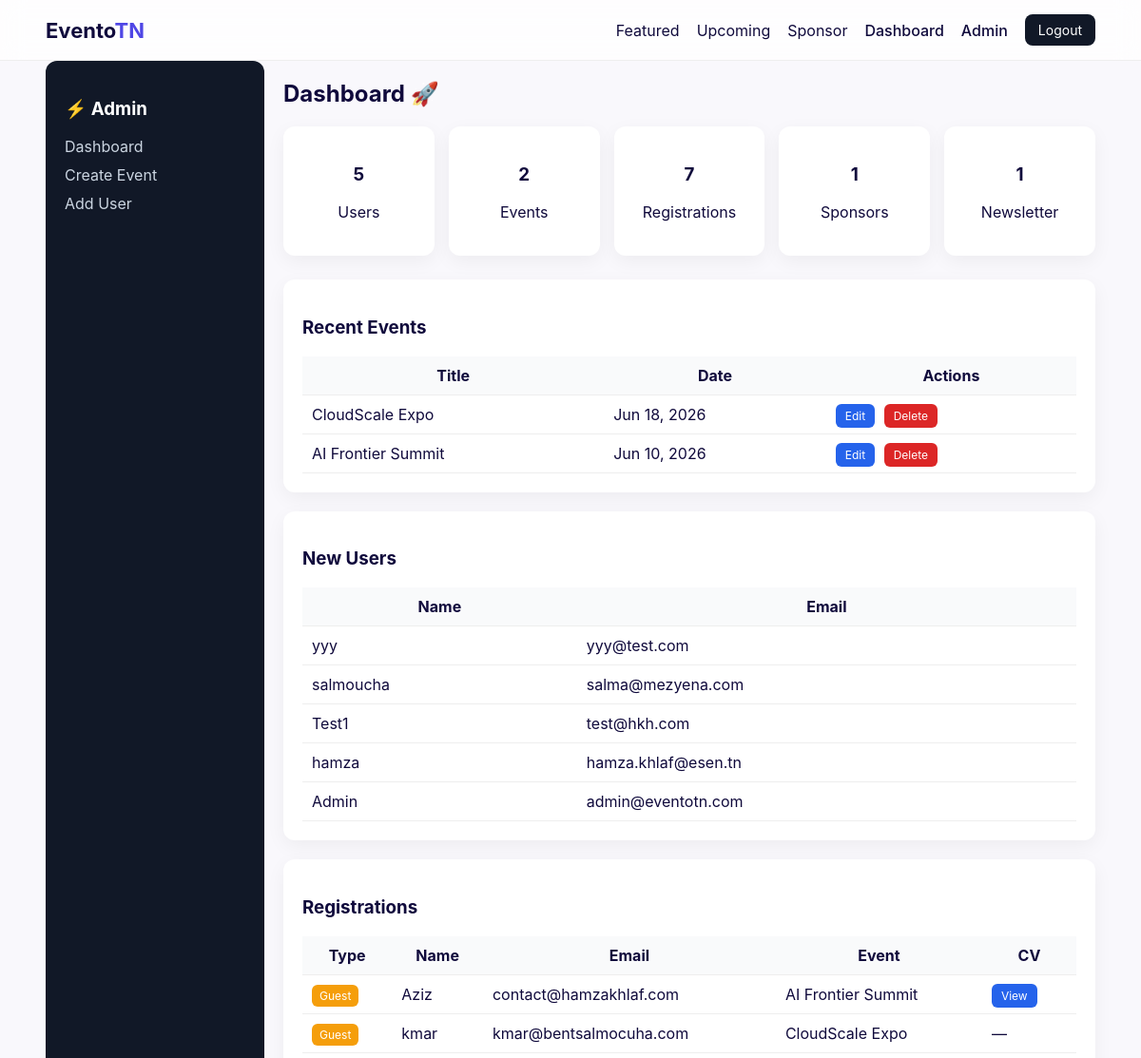
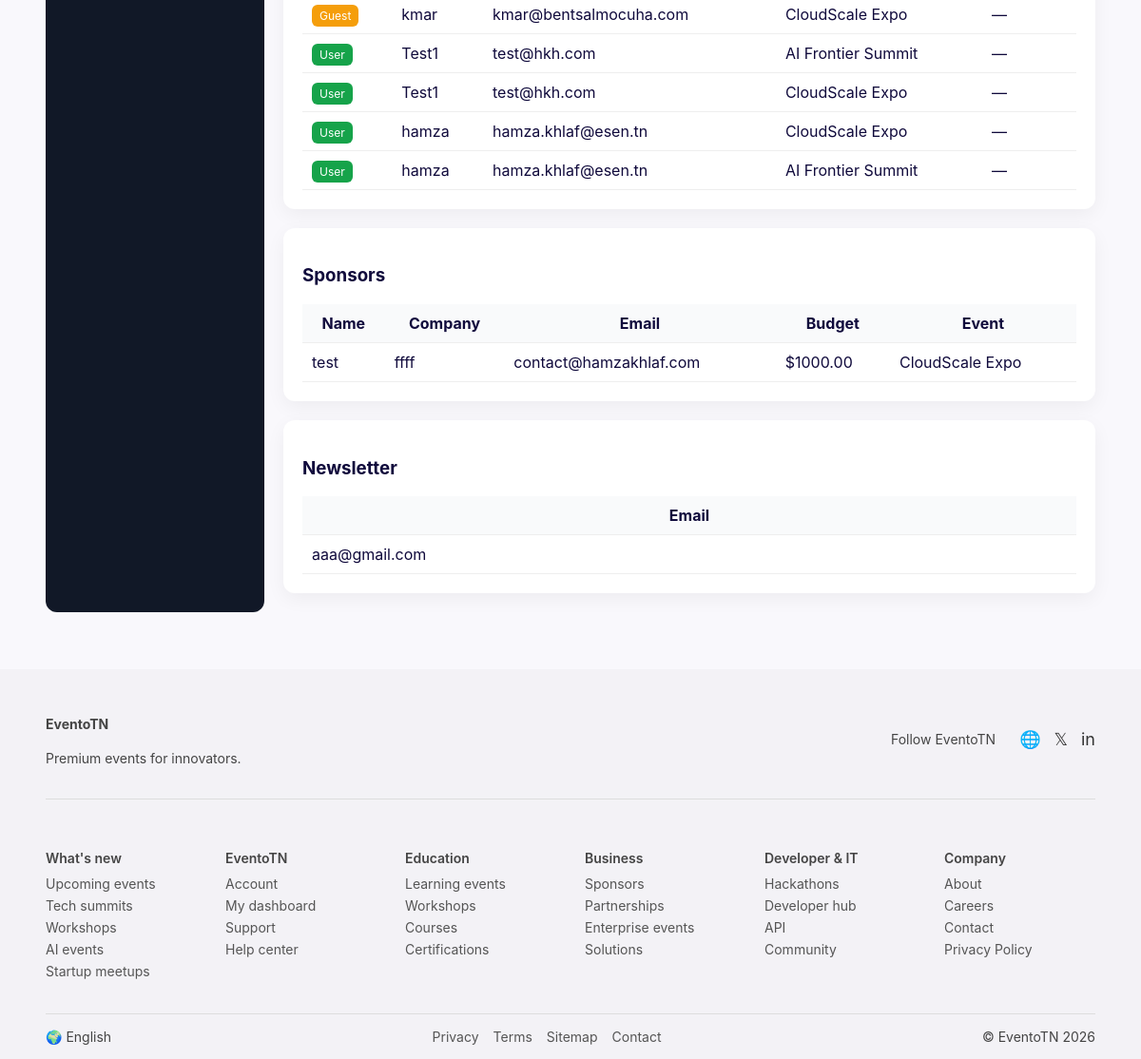
The page /admin/index.php (signed in) on the database its author committed (2 pictures, top to bottom).
### tables this page shows
CREATE TABLE `events` (
  `id` int(11) NOT NULL,
  `title` varchar(180) NOT NULL,
  `description` text NOT NULL,
  `event_date` datetime NOT NULL,
  `location` varchar(150) NOT NULL,
  `category` varchar(80) NOT NULL,
  `image` varchar(255) NOT NULL,
  `capacity` int(11) NOT NULL DEFAULT 100,
  `created_at` timestamp NOT NULL DEFAULT current_timestamp()
);

CREATE TABLE `users` (
  `id` int(11) NOT NULL,
  `name` varchar(120) NOT NULL,
  `email` varchar(190) NOT NULL,
  `password_hash` varchar(255) NOT NULL,
  `role` enum('user','admin') NOT NULL DEFAULT 'user',
  `created_at` timestamp NOT NULL DEFAULT current_timestamp(),
  `cv` varchar(255) DEFAULT NULL
);

CREATE TABLE `registrations` (
  `id` int(11) NOT NULL,
  `user_id` int(11) DEFAULT NULL,
  `event_id` int(11) NOT NULL,
  `created_at` timestamp NOT NULL DEFAULT current_timestamp(),
  `full_name` varchar(150) DEFAULT NULL,
  `email` varchar(190) DEFAULT NULL,
  `phone` varchar(50) DEFAULT NULL,
  `address` varchar(255) DEFAULT NULL,
  `profile_type` enum('student','freelancer','entrepreneur') DEFAULT NULL,
  `cv` varchar(255) DEFAULT NULL
);

CREATE TABLE `sponsors` (
  `id` int(11) NOT NULL,
  `name` varchar(120) NOT NULL,
  `company` varchar(150) NOT NULL,
  `email` varchar(190) NOT NULL,
  `budget` decimal(12,2) NOT NULL,
  `event_id` int(11) NOT NULL,
  `created_at` timestamp NOT NULL DEFAULT current_timestamp()
);

CREATE TABLE `newsletter` (
  `id` int(11) NOT NULL,
  `email` varchar(190) NOT NULL,
  `created_at` timestamp NOT NULL DEFAULT current_timestamp()
);

### includes/functions.php (called while the page is built, shortened)
<?php
function e(string $value): string {
    return htmlspecialchars($value, ENT_QUOTES, 'UTF-8');
}
function is_logged_in(): bool {
    return isset($_SESSION['user']);
}
function is_admin(): bool {
    return is_logged_in() && ($_SESSION['user']['role'] ?? '') === 'admin';
}

### admin/index.php (the view, shortened to what this page needs)
<?php
require_once __DIR__ . '/../includes/db.php';
require_once __DIR__ . '/../includes/functions.php';
$totalUsers = $pdo->query("SELECT COUNT(*) FROM users")->fetchColumn();
$totalEvents = $pdo->query("SELECT COUNT(*) FROM events")->fetchColumn();
$totalRegs = $pdo->query("SELECT COUNT(*) FROM registrations")->fetchColumn();
$totalSponsors = $pdo->query("SELECT COUNT(*) FROM sponsors")->fetchColumn();
$totalNews = $pdo->query("SELECT COUNT(*) FROM newsletter")->fetchColumn();
$events = $pdo->query("SELECT * FROM events ORDER BY event_date DESC LIMIT 5")->fetchAll();
$users = $pdo->query("SELECT * FROM users ORDER BY created_at DESC LIMIT 5")->fetchAll();
$regs = $pdo->query("
    SELECT r.*, e.title AS event_title, u.name AS user_name, u.email AS user_email
    FROM registrations r
    LEFT JOIN users u ON r.user_id = u.id
    LEFT JOIN events e ON r.event_id = e.id
    ORDER BY r.created_at DESC LIMIT 10
")->fetchAll();
$sponsors = $pdo->query("
    SELECT s.*, e.title AS event_title
    FROM sponsors s
    LEFT JOIN events e ON s.event_id = e.id
    ORDER BY s.created_at DESC LIMIT 10
")->fetchAll();
$news = $pdo->query("SELECT * FROM newsletter ORDER BY created_at DESC LIMIT 10")->fetchAll();
include __DIR__ . '/../includes/header.php';
?>
<div class="container">
<div class="admin-layout">
<div class="sidebar">
    <h3>⚡ Admin</h3>
    <a href="#">Dashboard</a>
    <a href="<?= BASE_URL ?>/admin/event_form.php">Create Event</a>
    <a href="<?= BASE_URL ?>/admin/user_form.php">Add User</a>
</div>
<div class="admin-main">
<h2>Dashboard 🚀</h2>
<div class="stats-grid">
    <div class="stat-card"><h3><?= $totalUsers ?></h3><p>Users</p></div>
    <div class="stat-card"><h3><?= $totalEvents ?></h3><p>Events</p></div>
    <div class="stat-card"><h3><?= $totalRegs ?></h3><p>Registrations</p></div>
    <div class="stat-card"><h3><?= $totalSponsors ?></h3><p>Sponsors</p></div>
    <div class="stat-card"><h3><?= $totalNews ?></h3><p>Newsletter</p></div>
</div>
<div class="section">
<h3>Recent Events</h3>
<table class="admin-table">
<tr>
<th>Title</th>
<th>Date</th>
<th>Actions</th>
</tr>
<?php foreach ($events as $e): ?>
<tr>
<td><?= e($e['title']) ?></td>
<td><?= date('M d, Y', strtotime($e['event_date'])) ?></td>
<td>
<a href="<?= BASE_URL ?>/admin/event_form.php?id=<?= $e['id'] ?>"
   class="btn-small btn-edit">Edit</a>
<a href="<?= BASE_URL ?>/admin/delete_event.php?id=<?= $e['id'] ?>"
   class="btn-small btn-delete"
   onclick="return confirm('Are you sure you want to delete this event?')">
   Delete
</a>
</td>
</tr>
<?php endforeach; ?>
</table>
</div>
<div class="section">
<h3>New Users</h3>
<table class="admin-table">
<tr><th>Name</th><th>Email</th></tr>
<?php foreach ($users as $u): ?>
<tr>
<td><?= e($u['name']) ?></td>
<td><?= e($u['email']) ?></td>
</tr>
<?php endforeach; ?>
</table>
</div>
<div class="section">
<h3>Registrations</h3>
<table class="admin-table">
<tr>
<th>Type</th>
<th>Name</th>
<th>Email</th>
<th>Event</th>
<th>CV</th>
</tr>
<?php foreach ($regs as $r): ?>
<tr>
<td>
<?php if ($r['user_id']): ?>
<span class="badge user">User</span>
<?php else: ?>
<span class="badge guest">Guest</span>
<?php endif; ?>
</td>
<td><?= e($r['user_name'] ?? $r['full_name']) ?></td>
<td><?= e($r['user_email'] ?? $r['email']) ?></td>
<td><?= e($r['event_title']) ?></td>
<td>
<?php if (!empty($r['cv'])): ?>
<a href="<?= BASE_URL . '/' . $r['cv'] ?>" target="_blank" class="btn-small btn-edit">View</a>
<?php else: ?>
—
<?php endif; ?>
</td>
</tr>
<?php endforeach; ?>
</table>
</div>
<div class="section">
<h3>Sponsors</h3>
<table class="admin-table">
<tr>
<th>Name</th>
<th>Company</th>
<th>Email</th>
<th>Budget</th>
<th>Event</th>
</tr>
<?php foreach ($sponsors as $s): ?>
<tr>
<td><?= e($s['name']) ?></td>
<td><?= e($s['company']) ?></td>
<td><?= e($s['email']) ?></td>
<td>$<?= e($s['budget']) ?></td>
<td><?= e($s['event_title']) ?></td>
</tr>
<?php endforeach; ?>
</table>
</div>
<div class="section">
<h3>Newsletter</h3>
<table class="admin-table">
<tr><th>Email</th></tr>
<?php foreach ($news as $n): ?>
<tr><td><?= e($n['email']) ?></td></tr>
<?php endforeach; ?>
</table>
</div>
</div>
</div>
</div>
<?php include __DIR__ . '/../includes/footer.php'; ?>

### includes/header.php (shortened to what this page needs)
<?php
require_once __DIR__ . '/functions.php';
?>
<!DOCTYPE html>
<html lang="en">
<head>
  <link rel="stylesheet" href="<?= BASE_URL ?>/assets/css/style.css">
</head>
<body>
<header class="site-header">
  <div class="container nav">
    <a class="logo" href="<?= BASE_URL ?>/">
      Evento<span>TN</span>
    </a>
    <nav id="mainNav">
      <a href="<?= BASE_URL ?>/#featured">Featured</a>
      <a href="<?= BASE_URL ?>/#upcoming">Upcoming</a>
      <a href="<?= BASE_URL ?>/pages/sponsor.php">Sponsor</a>
      <?php if (is_logged_in()): ?>
        <a href="<?= BASE_URL ?>/pages/dashboard.php" class="nav-link">Dashboard</a>
        <?php if (is_admin()): ?>
          <a href="<?= BASE_URL ?>/admin/index.php" class="nav-link admin">Admin</a>
        <?php endif; ?>
        <a href="<?= BASE_URL ?>/auth/logout.php" class="btn logout">Logout</a>
      <?php endif; ?>
    </nav>
  </div>
</header>
<main>

### includes/footer.php (shortened to what this page needs)
</main>
<footer class="footer-advanced">
  <div class="footer-top container">
    <div class="footer-brand">
      <h4>EventoTN</h4>
      <p>Premium events for innovators.</p>
    </div>
    <div class="footer-social">
      <span>Follow EventoTN</span>
      <div class="icons">
        <a href="#">🌐</a>
        <a href="#">𝕏</a>
        <a href="#">in</a>
      </div>
    </div>
  </div>
  <div class="footer-main container">
    <div class="col">
      <h5>What's new</h5>
      <a href="#">Upcoming events</a>
      <a href="#">Tech summits</a>
      <a href="#">Workshops</a>
      <a href="#">AI events</a>
      <a href="#">Startup meetups</a>
    </div>
    <div class="col">
      <h5>EventoTN</h5>
      <a href="#">Account</a>
      <a href="#">My dashboard</a>
      <a href="#">Support</a>
      <a href="#">Help center</a>
    </div>
    <div class="col">
      <h5>Education</h5>
      <a href="#">Learning events</a>
      <a href="#">Workshops</a>
      <a href="#">Courses</a>
      <a href="#">Certifications</a>
    </div>
    <div class="col">
      <h5>Business</h5>
      <a href="#">Sponsors</a>
      <a href="#">Partnerships</a>
      <a href="#">Enterprise events</a>
      <a href="#">Solutions</a>
    </div>
    <div class="col">
      <h5>Developer & IT</h5>
      <a href="#">Hackathons</a>
      <a href="#">Developer hub</a>
      <a href="#">API</a>
      <a href="#">Community</a>
    </div>
    <div class="col">
      <h5>Company</h5>
      <a href="#">About</a>
      <a href="#">Careers</a>
      <a href="#">Contact</a>
      <a href="#">Privacy Policy</a>
    </div>
  </div>
  <div class="footer-bottom container">
    <div>
      <span>🌍 English</span>
    </div>
    <div class="links">
      <a href="#">Privacy</a>
      <a href="#">Terms</a>
      <a href="#">Sitemap</a>
      <a href="#">Contact</a>
    </div>
    <div>
      © EventoTN <?= date('Y') ?>
    </div>
  </div>
</footer>
</body>
</html>

### assets/css/style.css (style rules this page uses)
:root { --bg:#f7f4fb;--ink:#100a3c;--accent:#3a1d89;--muted:#67627f }
* { box-sizing:border-box }
body { margin:0;font-family:Inter,Segoe UI,sans-serif;background:#f9f8fc;color:var(--ink) }
.container { width:min(1120px,92%);margin:auto }
.site-header { position:sticky;top:0;background:#fff;border-bottom:1px solid #ece9f8;z-index:10 }
.nav { display:flex;justify-content:space-between;align-items:center;padding:14px 0 }
.nav nav { display:flex;gap:18px;align-items:center }
.nav a { text-decoration:none;color:var(--ink) }
.logo { font-size:30px;font-weight:800;color:var(--accent) }
.btn { display:inline-block;background:#1d124f;color:#fff;padding:.75rem 1.2rem;border-radius:999px;text-decoration:none;border:none;cursor:pointer }
table { width:100%;background:#fff;border-collapse:collapse }
td { padding:.5rem;border-bottom:1px solid #ece9f8 }
.site-header { position: sticky; top: 0; z-index: 999; backdrop-filter: blur(12px); background: rgba(255, 255, 255, 0.75); border-bottom: 1px solid #eee; }
.nav { display: flex; align-items: center; justify-content: space-between; padding: 15px 0; }
.logo { font-size: 22px; font-weight: 700; color: #111827; text-decoration: none; }
.logo span { color: #4f46e5; }
nav { display: flex; align-items: center; gap: 20px; }
.nav-link { color: #374151; text-decoration: none; font-weight: 500; transition: 0.3s; }
.admin { color: #f59e0b; }
.btn { padding: 8px 14px; border-radius: 8px; text-decoration: none; font-size: 14px; transition: 0.3s; }
.btn.logout { background: #111827; color: #fff; }
.footer-advanced { background: #f3f2f6; margin-top: 60px; padding-top: 30px; font-size: 14px; color: #444; }
.footer-top { display: flex; justify-content: space-between; align-items: center; padding-bottom: 20px; border-bottom: 1px solid #ddd; }
.footer-social { display: flex; align-items: center; gap: 15px; }
.footer-social .icons a { margin-left: 10px; font-size: 18px; text-decoration: none; color: #333; }
.footer-main { display: grid; grid-template-columns: repeat(auto-fit, minmax(150px, 1fr)); gap: 30px; padding: 30px 0; }
.footer-main h5 { font-size: 14px; margin-bottom: 10px; font-weight: 600; }
.footer-main a { display: block; text-decoration: none; color: #555; margin: 6px 0; transition: 0.2s; }
.footer-bottom { border-top: 1px solid #ddd; padding: 15px 0; display: flex; justify-content: space-between; flex-wrap: wrap; gap: 10px; }
.footer-bottom .links { display: flex; gap: 15px; }
.footer-bottom a { text-decoration: none; color: #555; }

### admin/index.php (style rules this page uses)
.admin-layout { display:flex; gap:20px; }
.sidebar { width:230px; background:#111827; color:#fff; border-radius:12px; padding:20px; }
.sidebar a { display:block; color:#cbd5e1; margin:10px 0; text-decoration:none; }
.admin-main { flex:1; }
.stats-grid { display:grid; grid-template-columns:repeat(5,1fr); gap:15px; margin-bottom:25px; }
.stat-card { background:#fff; padding:20px; border-radius:12px; text-align:center; box-shadow:0 6px 20px rgba(0,0,0,0.05); }
.section { background:#fff; padding:20px; border-radius:12px; margin-bottom:20px; box-shadow:0 6px 20px rgba(0,0,0,0.05); }
.admin-table { width:100%; border-collapse:collapse; }
.admin-table th, .admin-table td { padding:10px; border-bottom:1px solid #eee; }
.admin-table th { background:#f9fafb; }
.badge { padding:4px 8px; border-radius:6px; font-size:12px; color:#fff; }
.badge.user { background:#16a34a; }
.badge.guest { background:#f59e0b; }
.btn-small { padding:5px 10px; border-radius:6px; text-decoration:none; font-size:12px; margin-right:5px; }
.btn-edit { background:#2563eb; color:#fff; }
.btn-delete { background:#dc2626; color:#fff; }

### rows shown on the page
events: title "CloudScale Expo", event_date "Jun 18, 2026"
events: title "AI Frontier Summit", event_date "Jun 10, 2026"
users: name "yyy", email "yyy@test.com"
users: name "salmoucha", email "salma@mezyena.com"
users: name "Test1", email "test@hkh.com"
users: name "hamza", email "hamza.khlaf@esen.tn"
users: name "Admin", email "admin@eventotn.com"
registrations: shows "Guest", full_name "Aziz", email "contact@hamzakhlaf.com", event.title "AI Frontier Summit"
registrations: shows "Guest", full_name "kmar", email "kmar@bentsalmocuha.com", event.title "CloudScale Expo"
registrations: shows "Guest", full_name "kmar", email "kmar@bentsalmocuha.com", event.title "CloudScale Expo"
registrations: shows "User", user.name "Test1", user.email "test@hkh.com", event.title "AI Frontier Summit"
registrations: shows "User", user.name "Test1", user.email "test@hkh.com", event.title "CloudScale Expo"
registrations: shows "User", user.name "hamza", user.email "hamza.khlaf@esen.tn", event.title "CloudScale Expo"
registrations: shows "User", user.name "hamza", user.email "hamza.khlaf@esen.tn", event.title "AI Frontier Summit"
sponsors: name "test", company "ffff", email "contact@hamzakhlaf.com", budget "1000.00", event.title "CloudScale Expo"
newsletter: email "aaa@gmail.com"

### other values the page prints
$totalUsers "5"
$totalEvents "2"
$totalRegs "7"
$totalSponsors "1"
$totalNews "1"
